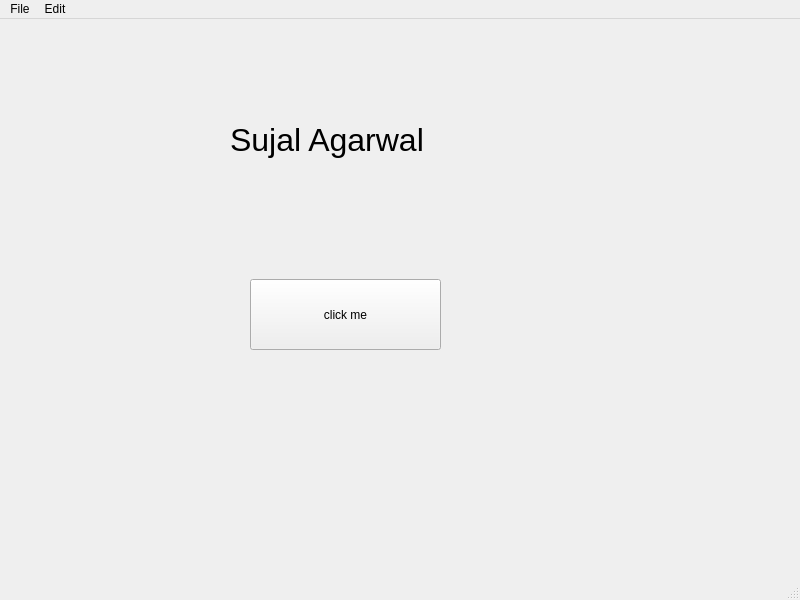
<?xml version="1.0" encoding="UTF-8"?>
<ui version="4.0">
 <class>MainWindow</class>
 <widget class="QMainWindow" name="MainWindow">
  <property name="geometry">
   <rect>
    <x>0</x>
    <y>0</y>
    <width>800</width>
    <height>600</height>
   </rect>
  </property>
  <property name="windowTitle">
   <string>MainWindow</string>
  </property>
  <widget class="QWidget" name="centralwidget">
   <widget class="QPushButton" name="pushButton">
    <property name="geometry">
     <rect>
      <x>250</x>
      <y>260</y>
      <width>191</width>
      <height>71</height>
     </rect>
    </property>
    <property name="text">
     <string>click me</string>
    </property>
   </widget>
   <widget class="QLabel" name="label">
    <property name="geometry">
     <rect>
      <x>230</x>
      <y>90</y>
      <width>241</width>
      <height>61</height>
     </rect>
    </property>
    <property name="font">
     <font>
      <pointsize>24</pointsize>
     </font>
    </property>
    <property name="acceptDrops">
     <bool>false</bool>
    </property>
    <property name="text">
     <string>Sujal Agarwal</string>
    </property>
    <property name="textFormat">
     <enum>Qt::AutoText</enum>
    </property>
   </widget>
  </widget>
  <widget class="QMenuBar" name="menubar">
   <property name="geometry">
    <rect>
     <x>0</x>
     <y>0</y>
     <width>800</width>
     <height>26</height>
    </rect>
   </property>
   <widget class="QMenu" name="menuFile">
    <property name="title">
     <string>File</string>
    </property>
    <addaction name="actionNew"/>
    <addaction name="actionSave"/>
   </widget>
   <widget class="QMenu" name="menuEdit">
    <property name="title">
     <string>Edit</string>
    </property>
    <addaction name="actionCopy"/>
    <addaction name="actionSave_2"/>
   </widget>
   <addaction name="menuFile"/>
   <addaction name="menuEdit"/>
  </widget>
  <widget class="QStatusBar" name="statusbar"/>
  <action name="actionNew">
   <property name="text">
    <string>New</string>
   </property>
   <property name="statusTip">
    <string>Create a new file</string>
   </property>
   <property name="shortcut">
    <string>Ctrl+N</string>
   </property>
  </action>
  <action name="actionSave">
   <property name="text">
    <string>Save</string>
   </property>
   <property name="statusTip">
    <string>Save a File</string>
   </property>
  </action>
  <action name="actionSave_2">
   <property name="text">
    <string>Paste</string>
   </property>
   <property name="statusTip">
    <string>Paste a File</string>
   </property>
   <property name="shortcut">
    <string>Ctrl+V</string>
   </property>
  </action>
  <action name="actionCopy">
   <property name="text">
    <string>Copy</string>
   </property>
   <property name="statusTip">
    <string>Copy a File</string>
   </property>
   <property name="shortcut">
    <string>Ctrl+C</string>
   </property>
  </action>
 </widget>
 <resources/>
 <connections/>
</ui>
